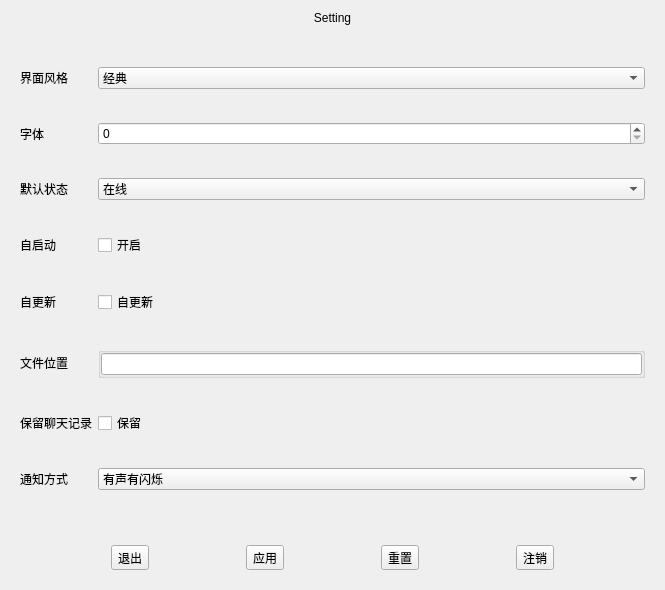
<?xml version="1.0" encoding="UTF-8"?>
<ui version="4.0">
 <class>settingPage</class>
 <widget class="QWidget" name="settingPage">
  <property name="geometry">
   <rect>
    <x>0</x>
    <y>0</y>
    <width>665</width>
    <height>590</height>
   </rect>
  </property>
  <property name="windowTitle">
   <string>Form</string>
  </property>
  <layout class="QVBoxLayout" name="verticalLayout">
   <item>
    <widget class="QLabel" name="label">
     <property name="sizePolicy">
      <sizepolicy hsizetype="Preferred" vsizetype="Fixed">
       <horstretch>0</horstretch>
       <verstretch>0</verstretch>
      </sizepolicy>
     </property>
     <property name="text">
      <string>Setting</string>
     </property>
     <property name="alignment">
      <set>Qt::AlignCenter</set>
     </property>
    </widget>
   </item>
   <item>
    <widget class="QWidget" name="widget" native="true">
     <layout class="QGridLayout" name="gridLayout">
      <item row="0" column="0">
       <widget class="QLabel" name="label_2">
        <property name="text">
         <string>界面风格</string>
        </property>
       </widget>
      </item>
      <item row="0" column="1">
       <widget class="QComboBox" name="comboBox">
        <item>
         <property name="text">
          <string>经典</string>
         </property>
        </item>
        <item>
         <property name="text">
          <string>暗黑</string>
         </property>
        </item>
        <item>
         <property name="text">
          <string>卡通</string>
         </property>
        </item>
        <item>
         <property name="text">
          <string>国风</string>
         </property>
        </item>
        <item>
         <property name="text">
          <string>其他</string>
         </property>
        </item>
       </widget>
      </item>
      <item row="1" column="0">
       <widget class="QLabel" name="label_3">
        <property name="text">
         <string>字体</string>
        </property>
       </widget>
      </item>
      <item row="1" column="1">
       <widget class="QSpinBox" name="spinBox"/>
      </item>
      <item row="2" column="0">
       <widget class="QLabel" name="label_4">
        <property name="text">
         <string>默认状态</string>
        </property>
       </widget>
      </item>
      <item row="2" column="1">
       <widget class="QComboBox" name="comboBox_2">
        <item>
         <property name="text">
          <string>在线</string>
         </property>
        </item>
        <item>
         <property name="text">
          <string>免打扰</string>
         </property>
        </item>
        <item>
         <property name="text">
          <string>隐身</string>
         </property>
        </item>
       </widget>
      </item>
      <item row="3" column="0">
       <widget class="QLabel" name="label_5">
        <property name="text">
         <string>自启动</string>
        </property>
       </widget>
      </item>
      <item row="3" column="1">
       <widget class="QCheckBox" name="checkBox">
        <property name="text">
         <string>开启</string>
        </property>
       </widget>
      </item>
      <item row="4" column="0">
       <widget class="QLabel" name="label_6">
        <property name="text">
         <string>自更新</string>
        </property>
       </widget>
      </item>
      <item row="4" column="1">
       <widget class="QCheckBox" name="checkBox_3">
        <property name="text">
         <string>自更新</string>
        </property>
       </widget>
      </item>
      <item row="5" column="0">
       <widget class="QLabel" name="label_7">
        <property name="text">
         <string>文件位置</string>
        </property>
       </widget>
      </item>
      <item row="5" column="1">
       <widget class="QWidget" name="widget_3" native="true">
        <property name="sizePolicy">
         <sizepolicy hsizetype="Preferred" vsizetype="Fixed">
          <horstretch>0</horstretch>
          <verstretch>0</verstretch>
         </sizepolicy>
        </property>
        <layout class="QHBoxLayout" name="horizontalLayout">
         <property name="spacing">
          <number>0</number>
         </property>
         <property name="leftMargin">
          <number>0</number>
         </property>
         <property name="topMargin">
          <number>0</number>
         </property>
         <property name="rightMargin">
          <number>0</number>
         </property>
         <property name="bottomMargin">
          <number>0</number>
         </property>
         <item>
          <widget class="QGroupBox" name="groupBox">
           <property name="sizePolicy">
            <sizepolicy hsizetype="Preferred" vsizetype="Fixed">
             <horstretch>0</horstretch>
             <verstretch>0</verstretch>
            </sizepolicy>
           </property>
           <property name="title">
            <string/>
           </property>
           <layout class="QHBoxLayout" name="horizontalLayout_2">
            <property name="spacing">
             <number>0</number>
            </property>
            <property name="leftMargin">
             <number>0</number>
            </property>
            <property name="topMargin">
             <number>0</number>
            </property>
            <property name="rightMargin">
             <number>0</number>
            </property>
            <property name="bottomMargin">
             <number>0</number>
            </property>
            <item>
             <widget class="QLineEdit" name="lineEdit"/>
            </item>
           </layout>
          </widget>
         </item>
        </layout>
       </widget>
      </item>
      <item row="6" column="0">
       <widget class="QLabel" name="label_9">
        <property name="text">
         <string>保留聊天记录</string>
        </property>
       </widget>
      </item>
      <item row="6" column="1">
       <widget class="QCheckBox" name="checkBox_2">
        <property name="text">
         <string>保留</string>
        </property>
       </widget>
      </item>
      <item row="7" column="0">
       <widget class="QLabel" name="label_8">
        <property name="text">
         <string>通知方式</string>
        </property>
       </widget>
      </item>
      <item row="7" column="1">
       <widget class="QComboBox" name="comboBox_3">
        <item>
         <property name="text">
          <string>有声有闪烁</string>
         </property>
        </item>
        <item>
         <property name="text">
          <string>无声有闪烁</string>
         </property>
        </item>
        <item>
         <property name="text">
          <string>无声有闪烁</string>
         </property>
        </item>
        <item>
         <property name="text">
          <string>有声无闪烁</string>
         </property>
        </item>
       </widget>
      </item>
     </layout>
    </widget>
   </item>
   <item>
    <widget class="QWidget" name="widget_2" native="true">
     <property name="sizePolicy">
      <sizepolicy hsizetype="Preferred" vsizetype="Fixed">
       <horstretch>0</horstretch>
       <verstretch>0</verstretch>
      </sizepolicy>
     </property>
     <layout class="QHBoxLayout" name="horizontalLayout_3">
      <item>
       <widget class="QToolButton" name="toolButton">
        <property name="text">
         <string>退出</string>
        </property>
       </widget>
      </item>
      <item>
       <widget class="QToolButton" name="toolButton_2">
        <property name="text">
         <string>应用</string>
        </property>
       </widget>
      </item>
      <item>
       <widget class="QToolButton" name="toolButton_3">
        <property name="text">
         <string>重置</string>
        </property>
       </widget>
      </item>
      <item>
       <widget class="QToolButton" name="toolButton_4">
        <property name="text">
         <string>注销</string>
        </property>
       </widget>
      </item>
     </layout>
    </widget>
   </item>
  </layout>
 </widget>
 <resources/>
 <connections/>
</ui>
